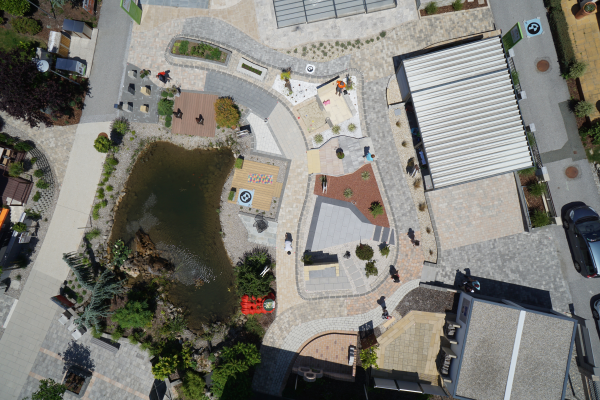
#> input picture 12.png, 600 x 400 px, found by its file name
$ python histogram_segmentation_using_scikit_image.py
#> lines starting #> are read from the running program, lines starting #| are printed output that depends on the picture; after the words box and inside, x2 and y2 are one past the last pixel; in counts of white or black regions, pixels touching at a corner belong together


# Histogram based segmentation

from skimage import io
from matplotlib import pyplot as plt
import numpy as np
#path='D:\\LAB4Segmentation\\LAB6\\train_image_patient2_15.png'
path='D:\\LAB4Segmentation\\LAB6\\12.png'
img = io.imread(path)
#> img is the input picture: shape (400, 600, 3); mean R, G, B 126.7, 125.3, 118.5
img=img[:,:,2]
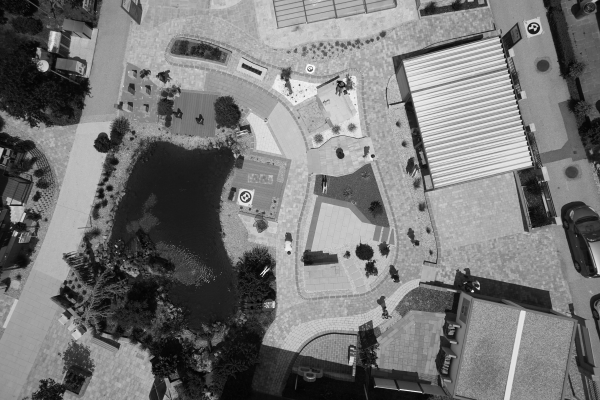
#> img: shape (400, 600); min 1, max 250, mean 118.5
#plt.imshow(img, cmap=plt.cm.gray, interpolation='nearest')

#Let's clean the noise using edge preserving filter.
#As mentioned in previous tutorial, my favorite is NLM
from skimage.restoration import denoise_nl_means, estimate_sigma
from skimage import img_as_ubyte, img_as_float
denoise_img_as_8byte = img_as_ubyte(img)
#plt.imshow(denoise_img_as_8byte, cmap=plt.cm.gray, interpolation='nearest')

#Let's look at the histogram to see howmany peaks we have.
#Then pick the regions for our histogram segmentation.

#plt.hist(denoise_img_as_8byte.flat, bins=100, range=(0,100))  #.flat returns the flattened numpy array (1D)


segm1 = (denoise_img_as_8byte <= 57)
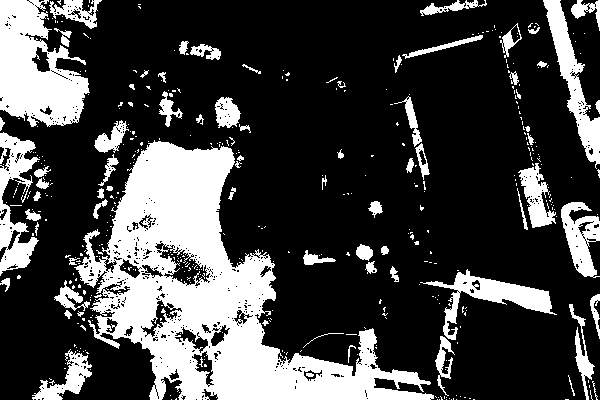
#> segm1: shape (400, 600) bool; 26.5% white; 443 white regions (370 under 20 px), largest, box (x1, y1, x2, y2) and area: (74, 140, 434, 400) 34568, (0, 0, 90, 127) 7290, (543, 0, 600, 169) 2734
segm2 = (denoise_img_as_8byte > 57) & (denoise_img_as_8byte <= 110)
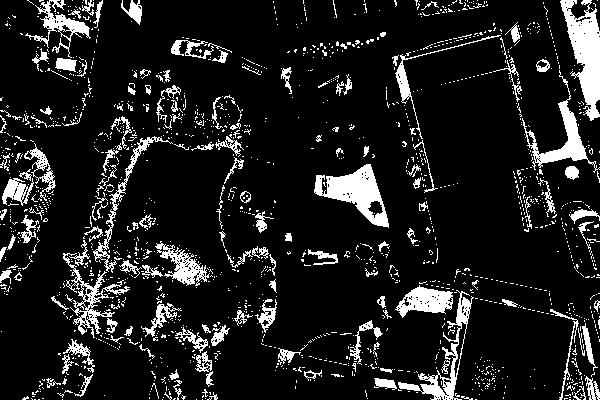
#> segm2: shape (400, 600) bool; 12.1% white; 1612 white regions (1462 under 20 px), largest, box (x1, y1, x2, y2) and area: (560, 0, 600, 121) 2472, (314, 164, 389, 228) 2040, (398, 290, 474, 400) 1403
segm3 = (denoise_img_as_8byte > 110) & (denoise_img_as_8byte <= 210)
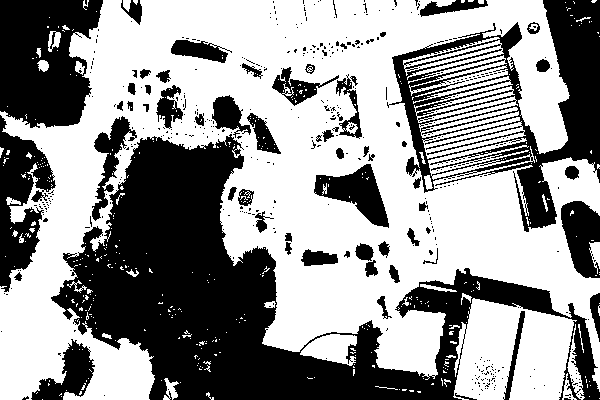
#> segm3: shape (400, 600) bool; 58.3% white; 477 black regions (413 under 20 px), largest, box (x1, y1, x2, y2) and area: (51, 134, 600, 400) 50705, (387, 0, 600, 232) 16590, (0, 0, 103, 128) 10124
segm4 = (denoise_img_as_8byte > 210)
#> segm4: shape (400, 600) bool; 3.2% white; 165 white regions (129 under 20 px), largest, box (x1, y1, x2, y2) and area: (272, 75, 320, 106) 628, (247, 113, 281, 154) 585, (409, 59, 507, 91) 474

#How to show all these images in single visualization?
#Construct a new empty image with same shape as original except with 3 layers.
#print(median_img.shape[0])
all_segments = np.zeros((denoise_img_as_8byte.shape[0], denoise_img_as_8byte.shape[1], 3)) #nothing but denoise img size but blank

all_segments[segm1] = (1,0,0)
all_segments[segm2] = (0,1,0)
all_segments[segm3] = (0,0,1)
all_segments[segm4] = (1,1,0)
plt.imshow(all_segments)

#Lot of yellow dots, red dots and stray dots. how to clean
#We can use binary opening and closing operations. Open takes care of isolated pixels within the window
#Closing takes care of isolated holes within the defined window

from scipy import ndimage as nd

segm1_opened = nd.binary_opening(segm1, np.ones((3,3)))
#> segm1_opened: shape (400, 600) bool; 23.9% white; 126 white regions (38 under 20 px), largest, box (x1, y1, x2, y2) and area: (93, 141, 434, 400) 31785, (0, 0, 89, 125) 6942, (544, 0, 600, 164) 2585
segm1_closed = nd.binary_closing(segm1_opened, np.ones((3,3)))
#> segm1_closed: shape (400, 600) bool; 24.3% white; 82 white regions (24 under 20 px), largest, box (x1, y1, x2, y2) and area: (76, 141, 434, 399) 33191, (1, 1, 89, 127) 7175, (428, 271, 552, 378) 2717

segm2_opened = nd.binary_opening(segm2, np.ones((3,3)))
#> segm2_opened: shape (400, 600) bool; 5.9% white; 210 white regions (110 under 20 px), largest, box (x1, y1, x2, y2) and area: (561, 0, 600, 120) 2296, (324, 164, 389, 227) 1832, (540, 101, 587, 163) 1072
segm2_closed = nd.binary_closing(segm2_opened, np.ones((3,3)))
#> segm2_closed: shape (400, 600) bool; 6.1% white; 166 white regions (81 under 20 px), largest, box (x1, y1, x2, y2) and area: (561, 1, 599, 120) 2266, (314, 164, 389, 227) 2016, (532, 101, 587, 163) 1128

segm3_opened = nd.binary_opening(segm3, np.ones((3,3)))
#> segm3_opened: shape (400, 600) bool; 55.4% white; 197 black regions (142 under 20 px), largest, box (x1, y1, x2, y2) and area: (51, 95, 600, 400) 56316, (387, 0, 600, 232) 19551, (0, 0, 103, 128) 10308
segm3_closed = nd.binary_closing(segm3_opened, np.ones((3,3)))
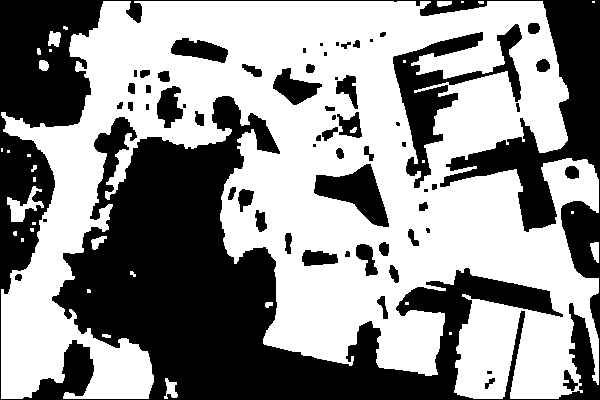
#> segm3_closed: shape (400, 600) bool; 56.8% white; 62 black regions (16 under 20 px), largest, box (x1, y1, x2, y2) and area: (0, 0, 600, 400) 88562, (393, 24, 522, 188) 5605, (314, 164, 389, 227) 2282

segm4_opened = nd.binary_opening(segm4, np.ones((3,3)))
#> segm4_opened: shape (400, 600) bool; 1.3% white; 33 white regions (9 under 20 px), largest, box (x1, y1, x2, y2) and area: (250, 119, 280, 154) 503, (287, 79, 319, 104) 432, (505, 311, 525, 400) 428
segm4_closed = nd.binary_closing(segm4_opened, np.ones((3,3)))
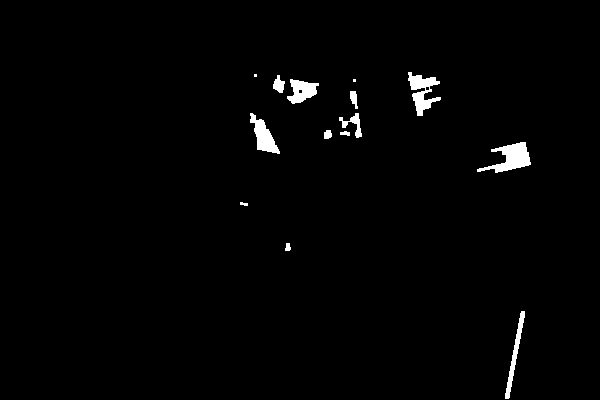
#> segm4_closed: shape (400, 600) bool; 1.5% white; 14 white regions (2 under 20 px), largest, box (x1, y1, x2, y2) and area: (477, 142, 531, 173) 787, (408, 72, 441, 116) 670, (250, 113, 280, 154) 552

all_segments_cleaned = np.zeros((denoise_img_as_8byte.shape[0], denoise_img_as_8byte.shape[1], 3)) #nothing but 714, 901, 3

all_segments_cleaned[segm1_closed] = (1,0,0)
all_segments_cleaned[segm2_closed] = (0,1,0)
all_segments_cleaned[segm3_closed] = (0,0,1)
all_segments_cleaned[segm4_closed] = (1,1,0)

plt.imshow(all_segments_cleaned)  #All the noise should be cleaned now
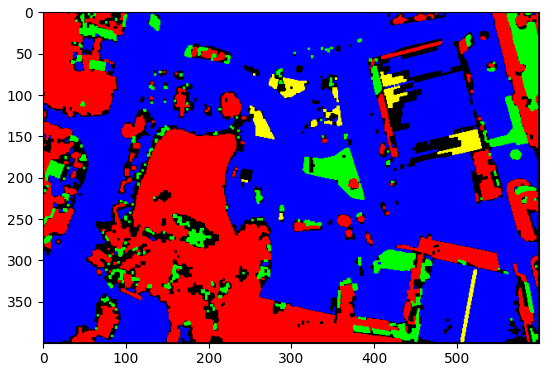
#> figure drawn by matplotlib, 1 panel

$ run again, with 71.png copied over 12.png
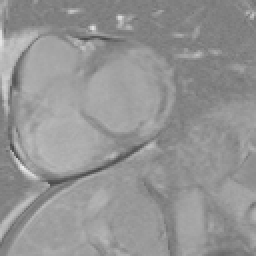
#> input picture 71.png, 128 x 128 px, found by its file name (shown 2 times larger)
#> img is the input picture: shape (128, 128, 3); min 73, max 236, mean 148.1
#> img: shape (128, 128)
#> segm1: shape (128, 128) bool; every value is 0
#> `segm2 = (denoise_img_as_8byte > 57) & (denoise_img_as_8byte <= 110)`:
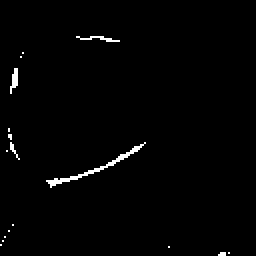
#> segm2: shape (128, 128) bool (shown 2 times larger); 1.3% white in thin lines or dots, all inside (x1, y1, x2, y2) = (0, 18, 115, 128)
#> segm3: shape (128, 128) bool; 98.6% white; black in thin lines or dots, all inside (x1, y1, x2, y2) = (0, 8, 115, 128)
#> segm4: shape (128, 128) bool; 0.14% white in thin lines or dots, all inside (x1, y1, x2, y2) = (0, 8, 61, 88)
#> segm2_opened: shape (128, 128) bool; 0.16% white; 2 white regions (2 under 20 px)
#> segm3_closed: shape (128, 128) bool; 96.6% white; black in thin lines or dots
#> `plt.imshow(all_segments_cleaned)`:
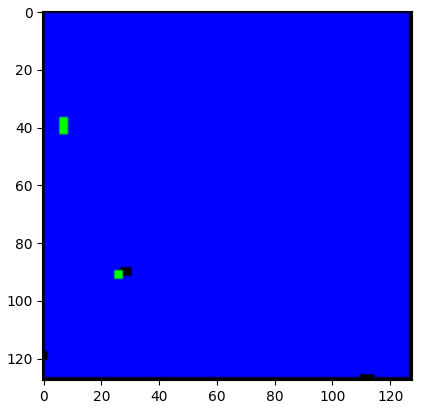
#> figure drawn by matplotlib, 1 panel

$ run again, with 80.png copied over 12.png
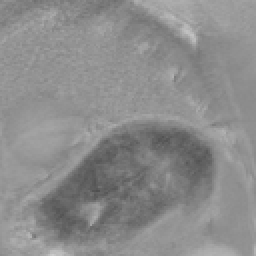
#> input picture 80.png, 128 x 128 px, found by its file name (shown 2 times larger)
#> img is the input picture: shape (128, 128, 3); min 79, max 203, mean 139.6
#> img: shape (128, 128)
#> segm1: shape (128, 128) bool; every value is 0
#> `segm2 = (denoise_img_as_8byte > 57) & (denoise_img_as_8byte <= 110)`:
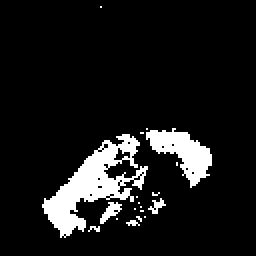
#> segm2: shape (128, 128) bool (shown 2 times larger); 9.7% white; 19 white regions (15 under 20 px), largest, box (x1, y1, x2, y2) and area: (21, 67, 74, 119) 995, (73, 64, 106, 94) 453, (50, 101, 61, 112) 56, (74, 99, 83, 107) 31
#> segm2_opened: shape (128, 128) bool; 8.1% white; 6 white regions (2 under 20 px), largest, box (x1, y1, x2, y2) and area: (22, 72, 65, 117) 777, (73, 65, 106, 93) 428, (60, 67, 69, 77) 64, (51, 102, 60, 110) 40
#> segm2_closed: shape (128, 128) bool; 8.3% white; 5 white regions (2 under 20 px), largest, box (x1, y1, x2, y2) and area: (22, 67, 69, 117) 870, (73, 65, 106, 93) 434, (51, 102, 60, 110) 40
#> segm3_opened: shape (128, 128) bool; 89.1% white; 4 black regions (1 under 20 px), largest, box (x1, y1, x2, y2) and area: (21, 67, 74, 119) 1240, (70, 64, 106, 94) 488, (74, 96, 83, 107) 53
#> segm3_closed: shape (128, 128) bool; 86.6% white; 6 black regions, box (x1, y1, x2, y2) and area: (22, 67, 69, 119) 1090, (0, 0, 128, 128) 508, (73, 65, 106, 93) 476, (66, 83, 73, 93) 54, (76, 96, 82, 107) 49, (65, 108, 71, 113) 22
#> `plt.imshow(all_segments_cleaned)`:
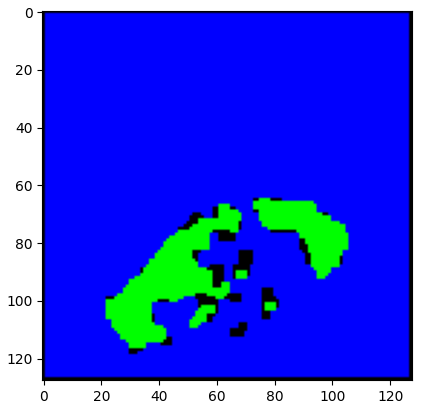
#> figure drawn by matplotlib, 1 panel
